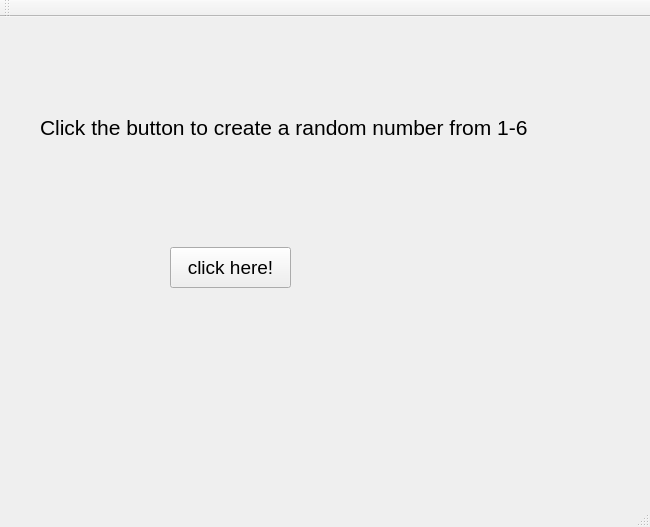
<?xml version="1.0" encoding="UTF-8"?>
<ui version="4.0">
 <class>MainWindow</class>
 <widget class="QMainWindow" name="MainWindow">
  <property name="geometry">
   <rect>
    <x>0</x>
    <y>0</y>
    <width>650</width>
    <height>527</height>
   </rect>
  </property>
  <property name="windowTitle">
   <string>MainWindow</string>
  </property>
  <widget class="QWidget" name="centralWidget">
   <widget class="QLabel" name="label">
    <property name="geometry">
     <rect>
      <x>40</x>
      <y>90</y>
      <width>581</width>
      <height>41</height>
     </rect>
    </property>
    <property name="font">
     <font>
      <pointsize>16</pointsize>
     </font>
    </property>
    <property name="text">
     <string>Click the button to create a random number from 1-6</string>
    </property>
   </widget>
   <widget class="QPushButton" name="pushButton">
    <property name="geometry">
     <rect>
      <x>170</x>
      <y>230</y>
      <width>121</width>
      <height>41</height>
     </rect>
    </property>
    <property name="font">
     <font>
      <pointsize>14</pointsize>
     </font>
    </property>
    <property name="text">
     <string>click here!</string>
    </property>
   </widget>
   <widget class="QLabel" name="label_2">
    <property name="geometry">
     <rect>
      <x>370</x>
      <y>220</y>
      <width>111</width>
      <height>61</height>
     </rect>
    </property>
    <property name="font">
     <font>
      <pointsize>20</pointsize>
      <weight>75</weight>
      <bold>true</bold>
     </font>
    </property>
    <property name="text">
     <string/>
    </property>
   </widget>
  </widget>
  <widget class="QMenuBar" name="menuBar">
   <property name="geometry">
    <rect>
     <x>0</x>
     <y>0</y>
     <width>650</width>
     <height>23</height>
    </rect>
   </property>
  </widget>
  <widget class="QToolBar" name="mainToolBar">
   <attribute name="toolBarArea">
    <enum>TopToolBarArea</enum>
   </attribute>
   <attribute name="toolBarBreak">
    <bool>true</bool>
   </attribute>
  </widget>
  <widget class="QStatusBar" name="statusBar"/>
 </widget>
 <layoutdefault spacing="6" margin="11"/>
 <resources/>
 <connections/>
</ui>
